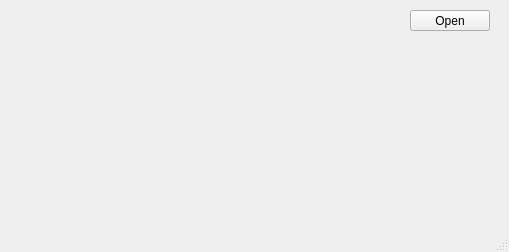
<?xml version="1.0" encoding="UTF-8"?>
<ui version="4.0">
 <class>guimic</class>
 <widget class="QMainWindow" name="guimic">
  <property name="geometry">
   <rect>
    <x>0</x>
    <y>0</y>
    <width>509</width>
    <height>252</height>
   </rect>
  </property>
  <property name="windowTitle">
   <string>guimic</string>
  </property>
  <widget class="QWidget" name="centralwidget">
   <widget class="QwtPlot" name="plot">
    <property name="geometry">
     <rect>
      <x>0</x>
      <y>10</y>
      <width>401</width>
      <height>221</height>
     </rect>
    </property>
   </widget>
   <widget class="QPushButton" name="btnOpen">
    <property name="geometry">
     <rect>
      <x>410</x>
      <y>10</y>
      <width>80</width>
      <height>21</height>
     </rect>
    </property>
    <property name="text">
     <string>Open</string>
    </property>
   </widget>
  </widget>
  <widget class="QStatusBar" name="statusbar"/>
 </widget>
 <customwidgets>
  <customwidget>
   <class>QwtPlot</class>
   <extends>QFrame</extends>
   <header>qwt_plot.h</header>
  </customwidget>
 </customwidgets>
 <resources/>
 <connections/>
</ui>
